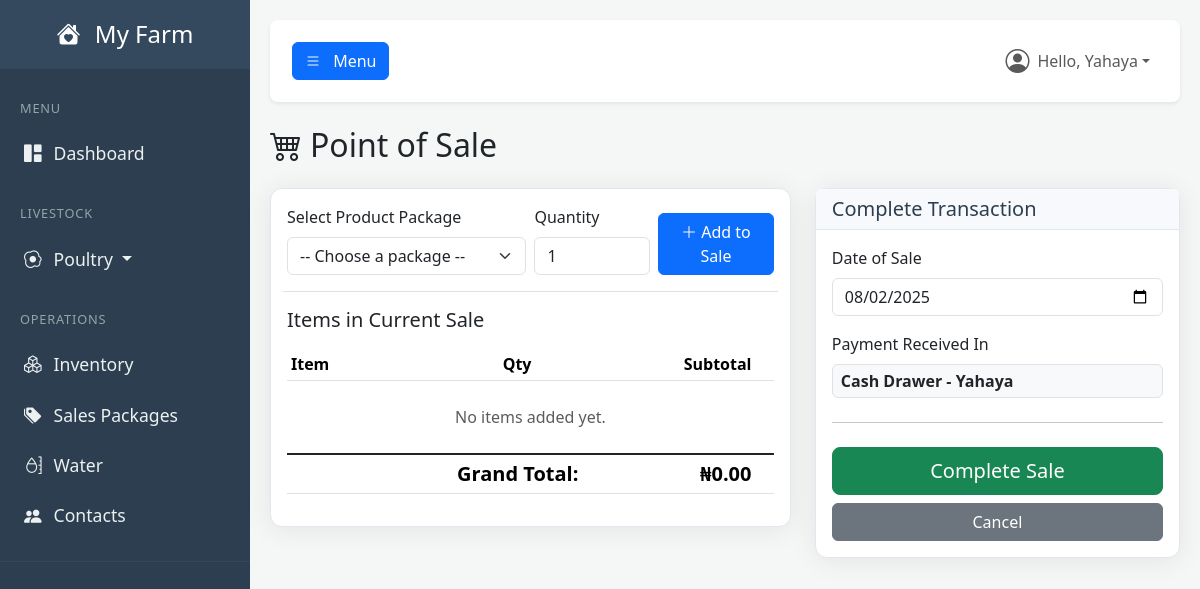
The page /sales/new (signed in) on the database its author committed.
### tables this page shows
CREATE TABLE users (
            id INTEGER PRIMARY KEY,
            username TEXT NOT NULL UNIQUE,
            email TEXT NOT NULL UNIQUE,
            password_hash TEXT NOT NULL,
            farm_name TEXT NOT NULL,
            role TEXT NOT NULL DEFAULT 'user', -- 'user' or 'admin'
            is_active BOOLEAN NOT NULL DEFAULT 1,f
            created_at TIMESTAMP DEFAULT CURRENT_TIMESTAMP
        , cash_account_id INTEGER REFERENCES accounts(id));

CREATE TABLE accounts (
            id INTEGER PRIMARY KEY,
            code TEXT UNIQUE,
            name TEXT NOT NULL UNIQUE,
            type TEXT NOT NULL, -- Asset, Liability, Equity, Revenue, Expense
            is_active BOOLEAN NOT NULL DEFAULT 1,
            created_at TIMESTAMP DEFAULT CURRENT_TIMESTAMP
        );

### app.py (the view)
@app.route('/sales/new')
@login_required
@permission_required('add_sale')
def new_sale():
    db = get_db()
    print("\n--- RUNNING DIAGNOSTIC FOR /sales/new ---")
    all_packages = db.execute("SELECT * FROM sales_packages").fetchall()
    print(f"Found {len(all_packages)} total sales package(s) defined.")
    for pkg in all_packages:
        print(f"  - Package: ID={pkg['id']}, Name='{pkg['package_name']}', BaseItemID={pkg['base_inventory_item_id']}")
    print("\nChecking inventory status for base items...")
    base_item_ids = {pkg['base_inventory_item_id'] for pkg in all_packages}
    if base_item_ids:
        placeholders = ', '.join('?' for _ in base_item_ids)
        inventory_status = db.execute(f"SELECT id, name, quantity FROM inventory WHERE id IN ({placeholders})", list(base_item_ids)).fetchall()
        for item in inventory_status:
            print(f"  - Inventory: ID={item['id']}, Name='{item['name']}', Quantity on Hand={item['quantity']}")
    else:
        print("  - No base items to check.")
    packages_for_sale = db.execute("""
        SELECT sp.*, i.name as base_item_name, i.quantity as stock_on_hand
        FROM sales_packages sp
        JOIN inventory i ON sp.base_inventory_item_id = i.id
        WHERE i.quantity >= sp.quantity_per_package
    """).fetchall()
    print(f"\nFINAL RESULT: The query found {len(packages_for_sale)} package(s) available for sale.")
    print("-----------------------------------------\n")
    if g.user.cash_account_id:
        asset_accounts = db.execute("SELECT * FROM accounts WHERE id = ?", (g.user.cash_account_id,)).fetchall()
    else:
        asset_accounts = db.execute("SELECT * FROM accounts WHERE type = 'Asset' AND is_active = 1 ORDER BY name ASC").fetchall()
    return render_template(
        'add_sale.html',
        user=g.user,
        inventory_items=packages_for_sale,
        asset_accounts=asset_accounts
    )

### app.py (called while the page is built)
def get_db():
    if 'db' not in g:
        g.db = sqlite3.connect(DATABASE)
        g.db.row_factory = sqlite3.Row
    return g.db

def login_required(f):
    @wraps(f)
    def decorated_function(*args, **kwargs):
        if 'user_id' not in session:
            flash('Please log in to access this page.', 'warning')
            return redirect(url_for('login'))
        g.user = User.get_by_id(session['user_id'])
        if not g.user:
            session.clear()
            return redirect(url_for('login'))
        return f(*args, **kwargs)
    return decorated_function

def permission_required(permission_name):
    def decorator(f):
        @wraps(f)
        def decorated_function(*args, **kwargs):
            if not hasattr(g, 'user') or not g.user.has_permission(permission_name):
                flash('You do not have the required permission.', 'danger')
                return redirect(url_for('dashboard'))
            return f(*args, **kwargs)
        return decorated_function
    return decorator

    @staticmethod
    def get_by_id(user_id):
        user_row = get_db().execute("SELECT * FROM users WHERE id = ?", (user_id,)).fetchone()
        return User(**user_row) if user_row else None

### templates/add_sale.html (shortened to what this page needs)
{% extends "base.html" %}
{% block content %}
<h2 class="mb-4"><i class="bi bi-cart4 me-2"></i>Point of Sale</h2>
<form action="{{ url_for('add_sale_post') }}" method="POST" id="complete-sale-form">
    <div class="row">
        <div class="col-lg-7">
            <div class="card shadow-sm">
                <div class="card-body">
                    <div class="row g-2 align-items-end border-bottom pb-3 mb-3">
                        <div class="col-sm-6">
                            <label for="item-selector" class="form-label">Select Product Package</label>
                            <select class="form-select" id="item-selector">
                                <option selected disabled value="">-- Choose a package --</option>
                            </select>
                        </div>
                        <div class="col-sm-3">
                            <label for="quantity-selector" class="form-label">Quantity</label>
                            <input type="number" class="form-control" id="quantity-selector" step="1" min="1" value="1">
                        </div>
                        <div class="col-sm-3">
                            <button type="button" class="btn btn-primary w-100" id="add-item-btn"><i class="bi bi-plus-lg"></i> Add to Sale</button>
                        </div>
                    </div>
                    <h5 class="mb-3">Items in Current Sale</h5>
                    <table class="table table-sm">
                        <thead><tr><th>Item</th><th class="text-center">Qty</th><th class="text-end">Subtotal</th><th></th></tr></thead>
                        <tbody id="sale-items-table"><tr id="no-items-row"><td colspan="4" class="text-center text-muted p-4">No items added yet.</td></tr></tbody>
                        <tfoot>
                            <tr class="table-group-divider"><th colspan="2" class="text-end fs-5">Grand Total:</th><th class="text-end fs-5" id="grand-total">₦0.00</th><th></th></tr>
                        </tfoot>
                    </table>
                </div>
            </div>
        </div>
        <div class="col-lg-5">
            <div class="card shadow-sm">
                <div class="card-header"><h5 class="mb-0">Complete Transaction</h5></div>
                <div class="card-body">
                    <div class="row g-3">
                        <div class="col-12"><label class="form-label">Date of Sale</label><input type="date" class="form-control" id="date" name="date" required></div>
                        <div class="col-12">
                            <label class="form-label">Payment Received In</label>
                            {% if asset_accounts and asset_accounts|length == 1 %}
                                {% set account = asset_accounts[0] %}<p class="form-control-plaintext bg-light border rounded px-2 py-1"><strong>{{ account.name }}</strong></p>
                            {% else %}
                                <select class="form-select" name="debit_account_id" required>
                                    <option value="" disabled selected>-- Select Account --</option>
                                    {% for account in asset_accounts %}<option value="{{ account.id }}">{{ account.name }}</option>{% endfor %}
                                </select>
                            {% endif %}
                        </div>
                    </div>
                    <hr class="my-4">
                    <div class="d-grid gap-2">
                        <button class="btn btn-success btn-lg" type="submit">Complete Sale</button>
                        <a href="{{ url_for('dashboard') }}" class="btn btn-secondary">Cancel</a>
                    </div>
                </div>
            </div>
        </div>
    </div>
</form>
{% endblock %}

### templates/base.html (shortened to what this page needs)
<!DOCTYPE html>
<html lang="en">
<head>
    <link href="https://cdn.jsdelivr.net/npm/bootstrap@5.3.3/dist/css/bootstrap.min.css" rel="stylesheet">
    <link rel="stylesheet" href="https://cdn.jsdelivr.net/npm/bootstrap-icons@1.11.3/font/bootstrap-icons.min.css">
    <link rel="stylesheet" href="{{ url_for('static', filename='css/style.css') }}">
</head>
<body>
    <div class="wrapper">
        <nav id="sidebar" class="no-print">
            <div class="sidebar-header">
                <h3><a href="{{ url_for('dashboard') }}" class="text-white text-decoration-none">
                    <i class="bi bi-house-heart-fill me-2"></i>
                    {% if g.user %}{{ g.user.farm_name }}{% else %}FarmApp{% endif %}
                </a></h3>
            </div>
            <ul class="list-unstyled components">
                <li class="sidebar-menu-header">MENU</li>
                <li><a href="{{ url_for('dashboard') }}" class="{% if request.endpoint == 'dashboard' %}active{% endif %}"><i class="bi bi-grid-1x2-fill"></i>Dashboard</a></li>
                <li class="sidebar-menu-header mt-3">LIVESTOCK</li>
                <li>
                    <a href="#poultrySubmenu" data-bs-toggle="collapse" aria-expanded="false" class="dropdown-toggle {% if 'poultry' in request.endpoint or 'brooding' in request.endpoint %}active{% endif %}">
                        <i class="bi bi-egg-fried"></i>Poultry
                    </a>
                </li>
                <li class="sidebar-menu-header mt-3">OPERATIONS</li>
                <li><a href="{{ url_for('inventory_dashboard') }}" class="{% if 'inventory' in request.endpoint %}active{% endif %}"><i class="bi bi-boxes"></i>Inventory</a></li>
                <li><a href="{{ url_for('manage_sales_packages') }}" class="{% if request.endpoint == 'manage_sales_packages' %}active{% endif %}"><i class="bi bi-tags-fill"></i>Sales Packages</a></li>
                <li><a href="{{ url_for('water_dashboard') }}" class="{% if 'water' in request.endpoint %}active{% endif %}"><i class="bi bi-moisture"></i>Water</a></li>
                <li><a href="{{ url_for('contacts_dashboard') }}" class="{% if 'contacts' in request.endpoint %}active{% endif %}"><i class="bi bi-people-fill"></i>Contacts</a></li>
            </ul>
        </nav>
        <div id="content">
            <nav class="navbar navbar-expand-lg navbar-light bg-white shadow-sm top-navbar no-print mb-4">
                <div class="container-fluid">
                    <button type="button" id="sidebarCollapse" class="btn btn-primary" aria-controls="sidebar" aria-expanded="false">
                        <i class="bi bi-list"></i>
                        <span class="d-none d-md-inline ms-2">Menu</span>
                    </button>
                    <ul class="navbar-nav ms-auto flex-row align-items-center">
                        <li class="nav-item dropdown">
                            <a class="nav-link dropdown-toggle d-flex align-items-center" href="#" id="navbarDropdownUser" role="button" data-bs-toggle="dropdown" aria-expanded="false">
                                <i class="bi bi-person-circle fs-4 me-2"></i>
                                Hello, {{ g.user.username }}
                            </a>
                        </li>
                    </ul>
                </div>
            </nav>
            <main>
                {% block content %}{% endblock %}
            </main>
        </div>
    </div>
</body>
</html>

### static/CSS/style.css (style rules this page uses)
:root { --primary-green: #27ae60; --dark-slate: #2c3e50; --medium-slate: #34495e; --light-slate: #4a6278; --light-grey: #f4f7f6; --text-muted-color: #95a5a6; --text-light: #ecf0f1; --white: #ffffff; --shadow-color: rgba(0, 0, 0, 0.08); }
body { background-color: var(--light-grey); font-family: 'Segoe UI', Tahoma, Geneva, Verdana, sans-serif; overflow-x: hidden; }
.wrapper { display: flex; width: 100%; align-items: stretch; }
#content { width: 100%; padding: 20px; min-height: 100vh; transition: all 0.3s; }
#sidebar { min-width: 250px; max-width: 250px; min-height: 100vh; background: var(--dark-slate); color: var(--text-light); transition: all 0.3s; }
#sidebar .sidebar-header { padding: 20px; background: var(--medium-slate); text-align: center; }
#sidebar .sidebar-header h3 { font-size: 1.5rem; margin-bottom: 0; }
#sidebar .sidebar-menu-header { padding: 10px 20px; font-size: 0.8rem; color: var(--text-muted-color); text-transform: uppercase; letter-spacing: .05rem; }
#sidebar ul.components { padding: 20px 0; border-bottom: 1px solid var(--medium-slate); }
#sidebar ul li a { padding: 12px 20px; font-size: 1.1em; display: block; color: var(--text-light); border-left: 4px solid transparent; text-decoration: none; transition: all 0.2s ease-in-out; }
#sidebar ul li a i { margin-right: 12px; }
.top-navbar { padding: 15px 10px; background: var(--white); border: none; border-radius: 8px; margin-bottom: 20px; box-shadow: 0 2px 5px var(--shadow-color); }
.card { border-radius: 0.75rem; border: 1px solid #e3e6f0; box-shadow: 0 0.15rem 1.75rem 0 var(--shadow-color) !important; }
.card-header { background-color: #f8f9fc; border-bottom: 1px solid #e3e6f0; font-weight: 600; color: var(--dark-slate); }

### rows shown on the page
users: user.farm_name "My Farm", user.username "Yahaya"
accounts: name "Cash Drawer - Yahaya"
